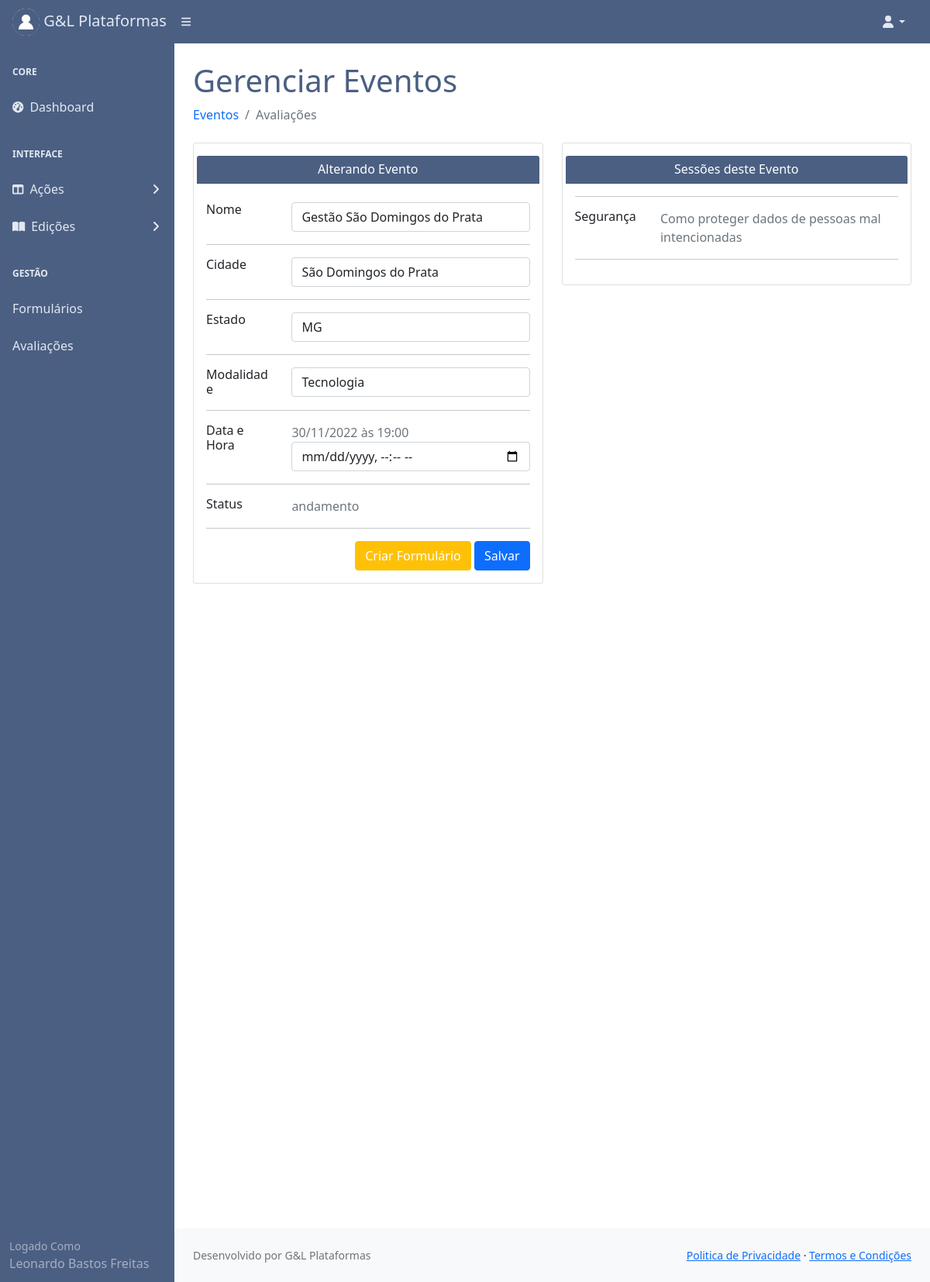
/editarevento/?id=4 (signed in), run on an earlier commit of the app's database.
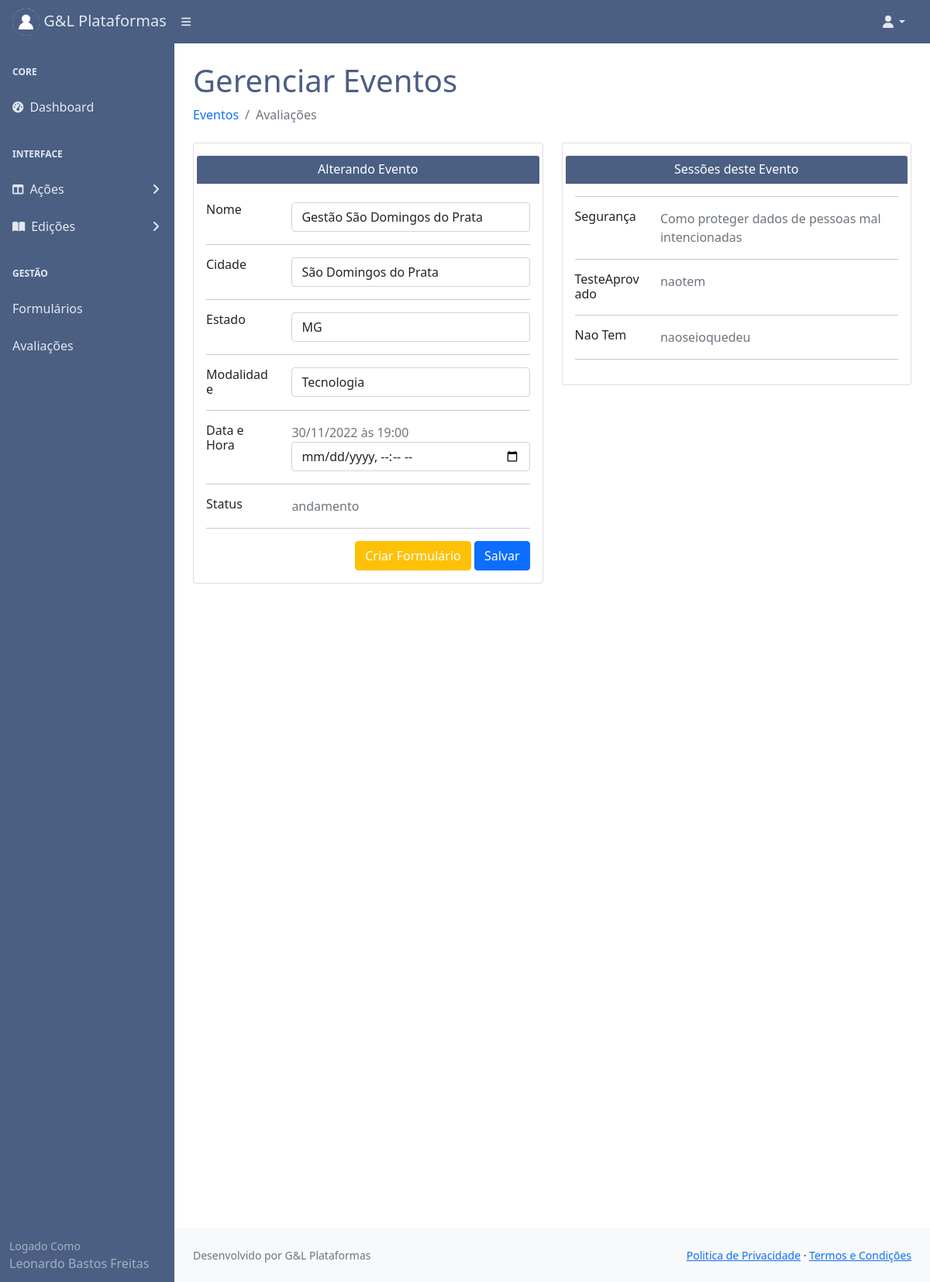
And on a later commit of the database.
### core/models.py (models this page shows)
class Usuariocd(models.Model):
    cpf = models.CharField(max_length=11)
    nome = models.CharField(max_length=300)
    cep = models.CharField(max_length=8)
    nascimento = models.DateField()
    email = models.EmailField()
    endereco = models.CharField(max_length=500)
    cidade = models.CharField(max_length=150)
    bairro = models.CharField(max_length=150)
    pais = models.CharField(max_length=150)
    instituicao = models.CharField(max_length=150)
    cmp = models.CharField(max_length=3)
    categ = models.CharField(max_length=150)
    cinfo = models.CharField(max_length=3)
    gestor_plataforma = models.CharField(max_length=3)
    autor = models.CharField(max_length=3)
    avaliador = models.CharField(max_length=3)
    lider = models.CharField(max_length=3)
    id_usuario = models.BigIntegerField()
    contato = models.BigIntegerField(null=True)
    perfil = models.FileField(upload_to='')

class Evento(models.Model):
    nome = models.CharField(max_length=150)
    cidade = models.CharField(max_length=150)
    estado = models.CharField(max_length=5)
    data_evento = models.DateTimeField()
    modalidade = models.CharField(max_length=150)
    status = models.CharField(max_length=30)
    data_criacao = models.DateTimeField(auto_now=True)
    logo = models.FileField(upload_to='')
    def get_data_evento(self):
        return self.data_evento.strftime('%d/%m/%Y às %H:%M')

class Sessoes(models.Model):
    data_criacao = models.DateTimeField(auto_now=True)
    nome = models.CharField(max_length=150)
    descricao = models.CharField(max_length=150)
    lider = models.CharField(max_length=150)
    tema = models.CharField(max_length=150)
    formulario = models.BigIntegerField()
    id_evento= models.BigIntegerField()

### core/views.py (the view)
# urls.py: path('editarevento/', views.editarevento),
@login_required(login_url='/login/')
def editarevento(request):
    id = request.GET.get('id')
    meuid = User.objects.filter(username=request.user)
    for m in meuid:
        mid = m.id
    usuarios = Usuariocd.objects.filter(id_usuario=mid)
    eventos = Evento.objects.filter(status='andamento')
    evento = Evento.objects.filter(id=id)
    sessao = Sessoes.objects.filter(id_evento=id)
    dados = {'evento':evento,
             'sessao':sessao,
             'eventos': eventos,
             'usuarios': usuarios,
             'id':id
             }
    return render(request, 'editarevento.html', dados)

### templates/editarevento.html (shortened to what the changed rows need)
{% extends 'base.html' %}
{% load static %}
{% block content %}
<div id="layoutSidenav_content">
                <main>
                    <div class="container-fluid px-4">
                        <h1 class="mt-4" style="color:#4B5F83;">Gerenciar Eventos</h1>
                                <p class="mb-0">
                                <div class="row gutters-sm mt-4">
         <div class="col-md-6">
              <div class="card mb-3">
                <div class="card-body">
                 <div class="row" >
                    <div class="col-sm-12 text-center card-header text-center text-white"
                    style="background:#4B5F83;">
                    </div>
                  </div>
                  <div class="row mt-4">
                    <div class="col-sm-3" >
                    {% for evento in evento %}
                     <form method="post" action="/alterarevento/?id={{evento.id}}"> {% csrf_token %}
                      <h6 class="mb-0">Nome</h6>
                    </div>
                    <div class="col-sm-9 text-secondary">
                    <input class="form-control"
                           name="nome"
                           value="{{evento.nome}}">
                    </div>
                  </div>
                  <hr>
                  <div class="row">
                    <div class="col-sm-3">
                      <h6 class="mb-0">Cidade</h6>
                    </div>
                    <div class="col-sm-9 text-secondary">
                    <input type="text"
                           name="cidade"
                           value="{{evento.cidade}}" class="form-control">
                    </div>
                  </div>
                  <hr>
                  <div class="row">
                    <div class="col-sm-3">
                      <h6 class="mb-0">Estado</h6>
                    </div>
                    <div class="col-sm-9 text-secondary">
                    <input class="form-control"
                           name="estado"
                           value="{{evento.estado}}" type="text">
                    </div>
                  </div>
                  <hr>
                  <div class="row">
                    <div class="col-sm-3">
                      <h6 class="mb-0">Modalidade</h6>
                    </div>
                    <div class="col-sm-9 text-secondary">
                     <input type="text" name="modalidade"
                            value="{{evento.modalidade}}"
                            class="form-control">
                    </div>
                  </div>
                  <hr>
                  <div class="row">
                    <div class="col-sm-3">
                      <h6 class="mb-0">Data e Hora</h6>
                    </div>
                    <div class="col-sm-9 text-secondary">
                    {{evento.get_data_evento}} <input class="form-control col-5"
                                                      name="datahora"
                                                      type="datetime-local">
                    </div>
                  </div>
                   <hr>
                  <div class="row">
                    <div class="col-sm-3">
                      <h6 class="mb-0">Status</h6>
                    </div>
                    <div class="col-sm-9 text-secondary">
                        {{evento.status}}
                     </div>
                    </div>
                    <hr>
                    <div class="row">
                    <div class="col-sm-3">
                    </div>
                    <div class="col-sm-9 text-secondary" align="right">
                          <a class="btn btn-warning text-white" href="#"
                                 data-toggle="modal"
                                  data-target="#modalcriterio">
                                 Criar Formulário
                          </a>
                          <input type="submit" class="btn btn-primary" value="Salvar">
                     </div>
                    </div>
                      {% endfor %}
                </div>
              </div>
        </div>
                         <div class="col-md-6">
         <div class="card mb-2 col-sm-12">
                <div class="card-body">
                  <div class="row" >
                    <div class="col-sm-12 text-white card-header text-center"
                         style="background:#4B5F83;">
                    </div>
                  </div>
                    <hr>
                 {% for sessao in sessao %}
                 <div class="row">
                    <div class="col-sm-3">
                      <h6 class="mb-0">{{sessao.tema}}</h6>
                    </div>
                    <div class="col-sm-9 text-secondary">
                    {{sessao.descricao}}
                    </div>
                  </div>
                  <hr>
                {% endfor %}
         </div>
     </div>
    </div>
</div>
                                </p>
                                     </div>
                </main>
            </div>
{% endblock %}

### templates/base.html (shortened to what the changed rows need)
{% load static %}
<!DOCTYPE html>
<html lang="pt-br">
    <head>
        <link href={% static "css/styles.css" %} rel="stylesheet" />
    </head>
    <body>
        <nav class="sb-topnav navbar navbar-expand navbar-dark" style="background:#4B5F83;">
            <a class="navbar-brand ps-3" href="#" style="color:#e2e8f0;">
                {% for usuarios in usuarios %}
                <img src="/media/{{usuarios.perfil}}"
                     alt="Admin"
                     class="rounded-circle"
                     width="35" height="35"> G&L Plataformas
                {% endfor %}
            </a>
            <button class="btn btn-link btn-sm order-1 order-lg-0 me-4 me-lg-0" id="sidebarToggle" href="#!"><i class="fas fa-bars" style="color:#e2e8f0;"></i></button>
            <form class="d-none d-md-inline-block form-inline ms-auto me-0 me-md-3 my-2 my-md-0">
                <a href="#" style="text-decoration:none; color:#4B5F83;">
                </a>
                <a href="#" style="text-decoration:none; color:#4B5F83;">
                </a>
                <a href="/submissoes/" style="text-decoration:none; color:#4B5F83;">
                </a>
            </form>
            <ul class="navbar-nav ms-auto ms-md-0 me-3 me-lg-4">
                <li class="nav-item dropdown">
                </li>
            </ul>
        </nav>
        <div id="layoutSidenav">
            <div id="layoutSidenav_nav" >
                <nav class="sb-sidenav accordion sb-sidenav-dark" id="sidenavAccordion" >
                    <div class="sb-sidenav-menu" style="background:#4B5F83;">
                        <div class="nav">
                        </div>
                    </div>
                    <div class="sb-sidenav-footer" style="background:#4B5F83;">
                        <div class="small" >Logado Como</div>
                        {% for usuarios in usuarios %}
                        {{usuarios.nome}}
                        {% endfor %}
                    </div>
                </nav>
            </div>
{% block content %}{% endblock %}
    </body>
</html>

What changed in the data, as far as the page shows it:
added Sessoes: tema "TesteAprovado", descricao "naotem"
added Sessoes: tema "Nao Tem", descricao "naoseioquedeu"
